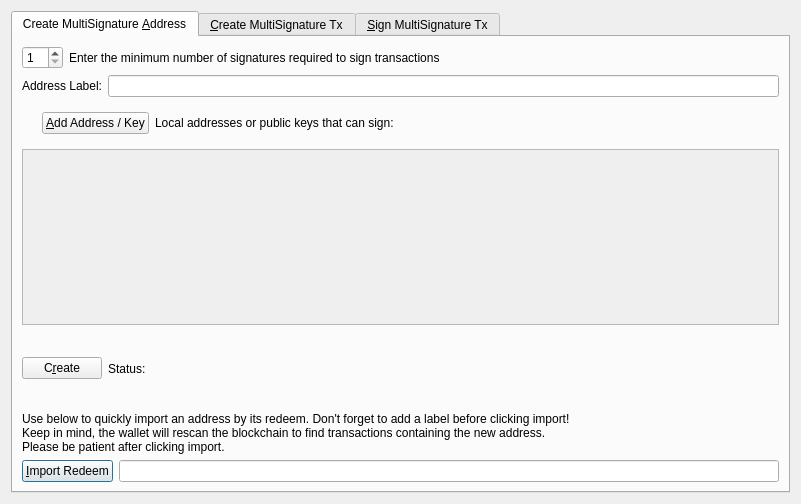
<?xml version="1.0" encoding="UTF-8"?>
<ui version="4.0">
 <class>MultisigDialog</class>
 <widget class="QDialog" name="MultisigDialog">
  <property name="geometry">
   <rect>
    <x>0</x>
    <y>0</y>
    <width>801</width>
    <height>504</height>
   </rect>
  </property>
  <property name="sizePolicy">
   <sizepolicy hsizetype="Fixed" vsizetype="Fixed">
    <horstretch>0</horstretch>
    <verstretch>0</verstretch>
   </sizepolicy>
  </property>
  <property name="windowTitle">
   <string>Multisignature Address Interactions</string>
  </property>
  <layout class="QVBoxLayout" name="verticalLayout_8">
   <item>
    <widget class="QTabWidget" name="multisigTabWidget">
     <property name="styleSheet">
      <string notr="true">QScrollArea{border: 1px solid #5b4c7c;}
QFrame{background-color:#f2f0f0;}
QLabel{background-color:#ffffff;}
QFrame &gt; QLabel{background-color:#f2f0f0;}</string>
     </property>
     <property name="tabShape">
      <enum>QTabWidget::Rounded</enum>
     </property>
     <property name="currentIndex">
      <number>0</number>
     </property>
     <property name="elideMode">
      <enum>Qt::ElideNone</enum>
     </property>
     <property name="documentMode">
      <bool>false</bool>
     </property>
     <property name="tabsClosable">
      <bool>false</bool>
     </property>
     <property name="tabBarAutoHide">
      <bool>false</bool>
     </property>
     <widget class="QWidget" name="addMultisigTab">
      <property name="sizePolicy">
       <sizepolicy hsizetype="Minimum" vsizetype="Minimum">
        <horstretch>0</horstretch>
        <verstretch>0</verstretch>
       </sizepolicy>
      </property>
      <attribute name="title">
       <string>Create MultiSignature &amp;Address</string>
      </attribute>
      <layout class="QVBoxLayout" name="verticalLayout">
       <item>
        <layout class="QHBoxLayout" name="enterMLayout">
         <item>
          <widget class="QSpinBox" name="enterMSpinbox">
           <property name="sizePolicy">
            <sizepolicy hsizetype="Fixed" vsizetype="Fixed">
             <horstretch>0</horstretch>
             <verstretch>0</verstretch>
            </sizepolicy>
           </property>
           <property name="toolTip">
            <string>How many people must sign to verify a transaction</string>
           </property>
           <property name="minimum">
            <number>1</number>
           </property>
           <property name="maximum">
            <number>16</number>
           </property>
           <property name="value">
            <number>1</number>
           </property>
          </widget>
         </item>
         <item>
          <widget class="QLabel" name="enterMLabel">
           <property name="styleSheet">
            <string notr="true">background:transparent;</string>
           </property>
           <property name="text">
            <string>Enter the minimum number of signatures required to sign transactions</string>
           </property>
          </widget>
         </item>
        </layout>
       </item>
       <item>
        <layout class="QHBoxLayout" name="addressLabelLayout">
         <item>
          <widget class="QLabel" name="addressLableLabel">
           <property name="styleSheet">
            <string notr="true">background:transparent;
</string>
           </property>
           <property name="text">
            <string>Address Label:</string>
           </property>
          </widget>
         </item>
         <item>
          <widget class="QLineEdit" name="multisigAddressLabel"/>
         </item>
        </layout>
       </item>
       <item>
        <layout class="QHBoxLayout" name="addAddressLayout">
         <item>
          <spacer name="verticalSpacer">
           <property name="orientation">
            <enum>Qt::Vertical</enum>
           </property>
           <property name="sizeType">
            <enum>QSizePolicy::Minimum</enum>
           </property>
           <property name="sizeHint" stdset="0">
            <size>
             <width>20</width>
             <height>40</height>
            </size>
           </property>
          </spacer>
         </item>
         <item>
          <widget class="QPushButton" name="addAddressButton">
           <property name="toolTip">
            <string>Add another address that could sign to verify a transaction from the multisig address.</string>
           </property>
           <property name="styleSheet">
            <string notr="true"> 
</string>
           </property>
           <property name="text">
            <string>&amp;Add Address / Key</string>
           </property>
           <property name="icon">
            <iconset resource="../goldegg.qrc">
             <normaloff>:/icons/add</normaloff>:/icons/add</iconset>
           </property>
           <property name="autoDefault">
            <bool>false</bool>
           </property>
          </widget>
         </item>
         <item>
          <widget class="QLabel" name="addAddressLabel">
           <property name="sizePolicy">
            <sizepolicy hsizetype="Preferred" vsizetype="Fixed">
             <horstretch>0</horstretch>
             <verstretch>0</verstretch>
            </sizepolicy>
           </property>
           <property name="styleSheet">
            <string notr="true">background:transparent;</string>
           </property>
           <property name="text">
            <string>Local addresses or public keys that can sign:</string>
           </property>
          </widget>
         </item>
         <item>
          <spacer name="addAddressSpacer_2">
           <property name="orientation">
            <enum>Qt::Horizontal</enum>
           </property>
           <property name="sizeHint" stdset="0">
            <size>
             <width>40</width>
             <height>10</height>
            </size>
           </property>
          </spacer>
         </item>
        </layout>
       </item>
       <item>
        <widget class="QScrollArea" name="addAddressScrollArea">
         <property name="sizePolicy">
          <sizepolicy hsizetype="Preferred" vsizetype="Expanding">
           <horstretch>0</horstretch>
           <verstretch>0</verstretch>
          </sizepolicy>
         </property>
         <property name="widgetResizable">
          <bool>true</bool>
         </property>
         <widget class="QWidget" name="addAddressWidget">
          <property name="geometry">
           <rect>
            <x>0</x>
            <y>0</y>
            <width>759</width>
            <height>155</height>
           </rect>
          </property>
          <layout class="QVBoxLayout" name="verticalLayout_5">
           <item>
            <layout class="QVBoxLayout" name="addressList"/>
           </item>
          </layout>
         </widget>
        </widget>
       </item>
       <item>
        <layout class="QHBoxLayout" name="addMultisigLayout">
         <item>
          <widget class="QPushButton" name="addMultisigButton">
           <property name="sizePolicy">
            <sizepolicy hsizetype="Preferred" vsizetype="Fixed">
             <horstretch>0</horstretch>
             <verstretch>0</verstretch>
            </sizepolicy>
           </property>
           <property name="toolTip">
            <string>Create a new multisig address</string>
           </property>
           <property name="toolTipDuration">
            <number>-3</number>
           </property>
           <property name="styleSheet">
            <string notr="true"> 
</string>
           </property>
           <property name="text">
            <string>C&amp;reate</string>
           </property>
           <property name="icon">
            <iconset resource="../goldegg.qrc">
             <normaloff>:/icons/filesave</normaloff>:/icons/filesave</iconset>
           </property>
           <property name="autoDefault">
            <bool>false</bool>
           </property>
          </widget>
         </item>
         <item>
          <widget class="QLabel" name="label">
           <property name="styleSheet">
            <string notr="true">background:transparent;</string>
           </property>
           <property name="text">
            <string>Status:</string>
           </property>
          </widget>
         </item>
         <item>
          <widget class="QTextEdit" name="addMultisigStatus">
           <property name="sizePolicy">
            <sizepolicy hsizetype="Expanding" vsizetype="Fixed">
             <horstretch>0</horstretch>
             <verstretch>0</verstretch>
            </sizepolicy>
           </property>
           <property name="maximumSize">
            <size>
             <width>16777215</width>
             <height>75</height>
            </size>
           </property>
           <property name="styleSheet">
            <string notr="true">	background-color: transparent;</string>
           </property>
           <property name="readOnly">
            <bool>true</bool>
           </property>
           <property name="textInteractionFlags">
            <set>Qt::TextSelectableByKeyboard|Qt::TextSelectableByMouse</set>
           </property>
          </widget>
         </item>
        </layout>
       </item>
       <item>
        <widget class="QLabel" name="label_2">
         <property name="sizePolicy">
          <sizepolicy hsizetype="Preferred" vsizetype="Preferred">
           <horstretch>0</horstretch>
           <verstretch>0</verstretch>
          </sizepolicy>
         </property>
         <property name="styleSheet">
          <string notr="true">background:transparent;</string>
         </property>
         <property name="text">
          <string>Use below to quickly import an address by its redeem. Don't forget to add a label before clicking import!
Keep in mind, the wallet will rescan the blockchain to find transactions containing the new address.
Please be patient after clicking import.</string>
         </property>
         <property name="scaledContents">
          <bool>false</bool>
         </property>
         <property name="wordWrap">
          <bool>true</bool>
         </property>
        </widget>
       </item>
       <item>
        <layout class="QHBoxLayout" name="importLayout">
         <item>
          <widget class="QPushButton" name="importAddressButton">
           <property name="sizePolicy">
            <sizepolicy hsizetype="Fixed" vsizetype="Fixed">
             <horstretch>0</horstretch>
             <verstretch>0</verstretch>
            </sizepolicy>
           </property>
           <property name="styleSheet">
            <string notr="true"> 
</string>
           </property>
           <property name="text">
            <string>&amp;Import Redeem</string>
           </property>
           <property name="icon">
            <iconset resource="../goldegg.qrc">
             <normaloff>:/icons/receiving_addresses</normaloff>:/icons/receiving_addresses</iconset>
           </property>
          </widget>
         </item>
         <item>
          <widget class="QLineEdit" name="importRedeem">
           <property name="sizePolicy">
            <sizepolicy hsizetype="Preferred" vsizetype="Fixed">
             <horstretch>0</horstretch>
             <verstretch>0</verstretch>
            </sizepolicy>
           </property>
          </widget>
         </item>
        </layout>
       </item>
      </layout>
     </widget>
     <widget class="QWidget" name="createTransactionTab">
      <attribute name="title">
       <string>&amp;Create MultiSignature Tx</string>
      </attribute>
      <layout class="QVBoxLayout" name="verticalLayout_3">
       <item>
        <layout class="QHBoxLayout" name="horizontalLayout_2">
         <item>
          <layout class="QVBoxLayout" name="createTxLayout">
           <item>
            <layout class="QHBoxLayout" name="addTxInputLayout">
             <item>
              <widget class="QLabel" name="addTxInputLabel">
               <property name="sizePolicy">
                <sizepolicy hsizetype="Fixed" vsizetype="Preferred">
                 <horstretch>0</horstretch>
                 <verstretch>0</verstretch>
                </sizepolicy>
               </property>
               <property name="styleSheet">
                <string notr="true">background:transparent;
</string>
               </property>
               <property name="text">
                <string>Inputs:</string>
               </property>
              </widget>
             </item>
             <item>
              <widget class="QPushButton" name="pushButtonCoinControl">
               <property name="sizePolicy">
                <sizepolicy hsizetype="Preferred" vsizetype="Fixed">
                 <horstretch>0</horstretch>
                 <verstretch>0</verstretch>
                </sizepolicy>
               </property>
               <property name="styleSheet">
                <string notr="true"> 
</string>
               </property>
               <property name="text">
                <string>Coin Control</string>
               </property>
              </widget>
             </item>
             <item>
              <layout class="QFormLayout" name="formLayout_2">
               <property name="rightMargin">
                <number>10</number>
               </property>
               <item row="0" column="0">
                <widget class="QLabel" name="labelQuantity">
                 <property name="styleSheet">
                  <string notr="true">background:transparent;
</string>
                 </property>
                 <property name="text">
                  <string>Quantity Selected:</string>
                 </property>
                </widget>
               </item>
               <item row="0" column="1">
                <widget class="QLabel" name="labelQuantity_int">
                 <property name="styleSheet">
                  <string notr="true">background:transparent;
</string>
                 </property>
                 <property name="text">
                  <string>0</string>
                 </property>
                </widget>
               </item>
               <item row="1" column="0">
                <widget class="QLabel" name="labelAmount">
                 <property name="styleSheet">
                  <string notr="true">background:transparent;
</string>
                 </property>
                 <property name="text">
                  <string>Amount:</string>
                 </property>
                </widget>
               </item>
               <item row="1" column="1">
                <widget class="QLabel" name="labelAmount_int">
                 <property name="styleSheet">
                  <string notr="true">background:transparent;
</string>
                 </property>
                 <property name="text">
                  <string>0</string>
                 </property>
                </widget>
               </item>
              </layout>
             </item>
             <item>
              <widget class="QPushButton" name="addInputButton">
               <property name="sizePolicy">
                <sizepolicy hsizetype="Preferred" vsizetype="Fixed">
                 <horstretch>0</horstretch>
                 <verstretch>0</verstretch>
                </sizepolicy>
               </property>
               <property name="toolTip">
                <string>Add an input to fund the outputs</string>
               </property>
               <property name="styleSheet">
                <string notr="true"> 
</string>
               </property>
               <property name="text">
                <string>Add a Raw Input</string>
               </property>
               <property name="icon">
                <iconset resource="../goldegg.qrc">
                 <normaloff>:/css/default</normaloff>:/css/default</iconset>
               </property>
              </widget>
             </item>
            </layout>
           </item>
           <item>
            <widget class="QScrollArea" name="txInputsScrollArea">
             <property name="sizePolicy">
              <sizepolicy hsizetype="Preferred" vsizetype="Expanding">
               <horstretch>0</horstretch>
               <verstretch>0</verstretch>
              </sizepolicy>
             </property>
             <property name="widgetResizable">
              <bool>true</bool>
             </property>
             <widget class="QWidget" name="txInputsWidget">
              <property name="geometry">
               <rect>
                <x>0</x>
                <y>0</y>
                <width>747</width>
                <height>70</height>
               </rect>
              </property>
              <layout class="QVBoxLayout" name="verticalLayout_7">
               <item>
                <layout class="QVBoxLayout" name="inputsList"/>
               </item>
               <item>
                <spacer name="txInputsSpacer">
                 <property name="orientation">
                  <enum>Qt::Vertical</enum>
                 </property>
                 <property name="sizeHint" stdset="0">
                  <size>
                   <width>20</width>
                   <height>40</height>
                  </size>
                 </property>
                </spacer>
               </item>
              </layout>
             </widget>
            </widget>
           </item>
           <item>
            <layout class="QHBoxLayout" name="addDestinationLayout">
             <item>
              <widget class="QLabel" name="addDestinationLabel">
               <property name="styleSheet">
                <string notr="true">background:transparent;
</string>
               </property>
               <property name="text">
                <string>Address / Amount:</string>
               </property>
              </widget>
             </item>
             <item>
              <widget class="QPushButton" name="addDestinationButton">
               <property name="sizePolicy">
                <sizepolicy hsizetype="Fixed" vsizetype="Fixed">
                 <horstretch>0</horstretch>
                 <verstretch>0</verstretch>
                </sizepolicy>
               </property>
               <property name="toolTip">
                <string>Add destinations to send GEC to</string>
               </property>
               <property name="styleSheet">
                <string notr="true"> 
</string>
               </property>
               <property name="text">
                <string>Add &amp;Destination</string>
               </property>
               <property name="icon">
                <iconset resource="../goldegg.qrc">
                 <normaloff>:/icons/add</normaloff>:/icons/add</iconset>
               </property>
              </widget>
             </item>
             <item>
              <spacer name="addDestinationHorizontalSpacer">
               <property name="orientation">
                <enum>Qt::Horizontal</enum>
               </property>
               <property name="sizeHint" stdset="0">
                <size>
                 <width>40</width>
                 <height>20</height>
                </size>
               </property>
              </spacer>
             </item>
            </layout>
           </item>
           <item>
            <widget class="QScrollArea" name="destionationsScrollArea">
             <property name="sizePolicy">
              <sizepolicy hsizetype="Expanding" vsizetype="Expanding">
               <horstretch>0</horstretch>
               <verstretch>0</verstretch>
              </sizepolicy>
             </property>
             <property name="widgetResizable">
              <bool>true</bool>
             </property>
             <widget class="QWidget" name="destinationsScrollAreaContents">
              <property name="geometry">
               <rect>
                <x>0</x>
                <y>0</y>
                <width>747</width>
                <height>69</height>
               </rect>
              </property>
              <layout class="QVBoxLayout" name="verticalLayout_11">
               <item>
                <layout class="QVBoxLayout" name="destinationsList"/>
               </item>
               <item>
                <spacer name="destinationsSpacer">
                 <property name="orientation">
                  <enum>Qt::Vertical</enum>
                 </property>
                 <property name="sizeHint" stdset="0">
                  <size>
                   <width>20</width>
                   <height>20</height>
                  </size>
                 </property>
                </spacer>
               </item>
              </layout>
             </widget>
            </widget>
           </item>
           <item>
            <layout class="QHBoxLayout" name="horizontalLayout_4">
             <item>
              <widget class="QPushButton" name="createButton">
               <property name="sizePolicy">
                <sizepolicy hsizetype="Fixed" vsizetype="Fixed">
                 <horstretch>0</horstretch>
                 <verstretch>0</verstretch>
                </sizepolicy>
               </property>
               <property name="minimumSize">
                <size>
                 <width>150</width>
                 <height>0</height>
                </size>
               </property>
               <property name="toolTip">
                <string>Create a transaction object using the given inputs to the given outputs</string>
               </property>
               <property name="styleSheet">
                <string notr="true"> 
</string>
               </property>
               <property name="text">
                <string>Cr&amp;eate</string>
               </property>
               <property name="icon">
                <iconset resource="../goldegg.qrc">
                 <normaloff>:/icons/export</normaloff>:/icons/export</iconset>
               </property>
               <property name="autoDefault">
                <bool>false</bool>
               </property>
               <property name="default">
                <bool>true</bool>
               </property>
              </widget>
             </item>
             <item>
              <widget class="QLabel" name="createButtonLabel">
               <property name="sizePolicy">
                <sizepolicy hsizetype="Fixed" vsizetype="Preferred">
                 <horstretch>0</horstretch>
                 <verstretch>0</verstretch>
                </sizepolicy>
               </property>
               <property name="styleSheet">
                <string notr="true">background:transparent;
</string>
               </property>
               <property name="text">
                <string>Status:</string>
               </property>
               <property name="alignment">
                <set>Qt::AlignRight|Qt::AlignTrailing|Qt::AlignVCenter</set>
               </property>
              </widget>
             </item>
             <item>
              <widget class="QTextEdit" name="createButtonStatus">
               <property name="sizePolicy">
                <sizepolicy hsizetype="Expanding" vsizetype="Minimum">
                 <horstretch>0</horstretch>
                 <verstretch>0</verstretch>
                </sizepolicy>
               </property>
               <property name="maximumSize">
                <size>
                 <width>16777215</width>
                 <height>16777215</height>
                </size>
               </property>
               <property name="styleSheet">
                <string notr="true">background:rgba(129, 129, 129,0.5);</string>
               </property>
               <property name="readOnly">
                <bool>true</bool>
               </property>
               <property name="html">
                <string>&lt;!DOCTYPE HTML PUBLIC &quot;-//W3C//DTD HTML 4.0//EN&quot; &quot;http://www.w3.org/TR/REC-html40/strict.dtd&quot;&gt;
&lt;html&gt;&lt;head&gt;&lt;meta name=&quot;qrichtext&quot; content=&quot;1&quot; /&gt;&lt;style type=&quot;text/css&quot;&gt;
p, li { white-space: pre-wrap; }
&lt;/style&gt;&lt;/head&gt;&lt;body style=&quot; font-family:'Sans Serif'; font-size:9pt; font-weight:400; font-style:normal;&quot;&gt;
&lt;p style=&quot;-qt-paragraph-type:empty; margin-top:0px; margin-bottom:0px; margin-left:0px; margin-right:0px; -qt-block-indent:0; text-indent:0px; font-family:'Noto Sans';&quot;&gt;&lt;br /&gt;&lt;/p&gt;&lt;/body&gt;&lt;/html&gt;</string>
               </property>
              </widget>
             </item>
            </layout>
           </item>
          </layout>
         </item>
         <item>
          <layout class="QHBoxLayout" name="horizontalLayout_3"/>
         </item>
        </layout>
       </item>
      </layout>
     </widget>
     <widget class="QWidget" name="signMultisigTransaction">
      <property name="styleSheet">
       <string notr="true">txScrollArea:{
	border: 1px solid #5b4c7c;
}
keyScrollArea:{
	border: 1px solid #5b4c7c;
}
txScrollArea:{
	border: 1px solid #5b4c7c;
}</string>
      </property>
      <attribute name="title">
       <string>&amp;Sign MultiSignature Tx</string>
      </attribute>
      <layout class="QVBoxLayout" name="verticalLayout_4">
       <item>
        <layout class="QHBoxLayout" name="transactionHexLayout">
         <item>
          <widget class="QLabel" name="transactionHexLabel">
           <property name="styleSheet">
            <string notr="true">background:transparent;
</string>
           </property>
           <property name="text">
            <string>Transaction Hex:</string>
           </property>
          </widget>
         </item>
         <item>
          <widget class="QLineEdit" name="transactionHex">
           <property name="toolTip">
            <string/>
           </property>
          </widget>
         </item>
        </layout>
       </item>
       <item>
        <layout class="QHBoxLayout" name="horizontalLayout">
         <item>
          <layout class="QVBoxLayout" name="verticalLayout_2">
           <item>
            <layout class="QHBoxLayout" name="horizontalLayout_7">
             <item>
              <widget class="QPushButton" name="signButton">
               <property name="sizePolicy">
                <sizepolicy hsizetype="Preferred" vsizetype="Fixed">
                 <horstretch>0</horstretch>
                 <verstretch>0</verstretch>
                </sizepolicy>
               </property>
               <property name="minimumSize">
                <size>
                 <width>150</width>
                 <height>0</height>
                </size>
               </property>
               <property name="toolTip">
                <string>Sign the transaction from this wallet or from provided private keys</string>
               </property>
               <property name="styleSheet">
                <string notr="true"> 
</string>
               </property>
               <property name="text">
                <string>S&amp;ign</string>
               </property>
               <property name="icon">
                <iconset resource="../goldegg.qrc">
                 <normaloff>:/icons/edit</normaloff>:/icons/edit</iconset>
               </property>
               <property name="autoDefault">
                <bool>false</bool>
               </property>
               <property name="default">
                <bool>true</bool>
               </property>
              </widget>
             </item>
             <item>
              <widget class="QPushButton" name="commitButton">
               <property name="enabled">
                <bool>false</bool>
               </property>
               <property name="sizePolicy">
                <sizepolicy hsizetype="Preferred" vsizetype="Fixed">
                 <horstretch>0</horstretch>
                 <verstretch>0</verstretch>
                </sizepolicy>
               </property>
               <property name="toolTip">
                <string>&lt;html&gt;&lt;head/&gt;&lt;body&gt;&lt;p&gt;DISABLED until transaction has been signed enough times.&lt;/p&gt;&lt;/body&gt;&lt;/html&gt;</string>
               </property>
               <property name="autoFillBackground">
                <bool>false</bool>
               </property>
               <property name="styleSheet">
                <string notr="true"> 
</string>
               </property>
               <property name="text">
                <string>Co&amp;mmit</string>
               </property>
               <property name="icon">
                <iconset resource="../goldegg.qrc">
                 <normaloff>:/icons/send</normaloff>:/icons/send</iconset>
               </property>
               <property name="autoDefault">
                <bool>true</bool>
               </property>
              </widget>
             </item>
             <item>
              <layout class="QHBoxLayout" name="addPrivKeyLayout">
               <item>
                <widget class="QPushButton" name="addPrivKeyButton">
                 <property name="sizePolicy">
                  <sizepolicy hsizetype="Fixed" vsizetype="Fixed">
                   <horstretch>0</horstretch>
                   <verstretch>0</verstretch>
                  </sizepolicy>
                 </property>
                 <property name="toolTip">
                  <string>Add private keys to sign the transaction with</string>
                 </property>
                 <property name="styleSheet">
                  <string notr="true"> 
</string>
                 </property>
                 <property name="text">
                  <string>Add Private &amp;Key</string>
                 </property>
                 <property name="icon">
                  <iconset resource="../goldegg.qrc">
                   <normaloff>:/icons/add</normaloff>:/icons/add</iconset>
                 </property>
                </widget>
               </item>
               <item>
                <widget class="QLabel" name="addPrivKeyLabel">
                 <property name="styleSheet">
                  <string notr="true">background:transparent;
</string>
                 </property>
                 <property name="text">
                  <string>Sign with only private keys (Not Recommened)</string>
                 </property>
                </widget>
               </item>
              </layout>
             </item>
            </layout>
           </item>
           <item>
            <layout class="QHBoxLayout" name="horizontalLayout_5">
             <item>
              <widget class="QLabel" name="signButtonStatusLabel">
               <property name="styleSheet">
                <string notr="true">background:transparent;
</string>
               </property>
               <property name="text">
                <string>Status:</string>
               </property>
              </widget>
             </item>
             <item>
              <widget class="QTextEdit" name="signButtonStatus">
               <property name="sizePolicy">
                <sizepolicy hsizetype="Expanding" vsizetype="Preferred">
                 <horstretch>0</horstretch>
                 <verstretch>0</verstretch>
                </sizepolicy>
               </property>
               <property name="maximumSize">
                <size>
                 <width>16777215</width>
                 <height>16777215</height>
                </size>
               </property>
               <property name="styleSheet">
                <string notr="true">	background-color: #212121;</string>
               </property>
               <property name="verticalScrollBarPolicy">
                <enum>Qt::ScrollBarAsNeeded</enum>
               </property>
               <property name="readOnly">
                <bool>true</bool>
               </property>
               <property name="textInteractionFlags">
                <set>Qt::TextSelectableByKeyboard|Qt::TextSelectableByMouse</set>
               </property>
              </widget>
             </item>
            </layout>
           </item>
           <item>
            <widget class="QScrollArea" name="keyScrollArea">
             <property name="sizePolicy">
              <sizepolicy hsizetype="Expanding" vsizetype="Expanding">
               <horstretch>0</horstretch>
               <verstretch>0</verstretch>
              </sizepolicy>
             </property>
             <property name="widgetResizable">
              <bool>true</bool>
             </property>
             <widget class="QWidget" name="keyScrollAreaContents">
              <property name="geometry">
               <rect>
                <x>0</x>
                <y>0</y>
                <width>755</width>
                <height>68</height>
               </rect>
              </property>
              <layout class="QVBoxLayout" name="verticalLayout_9">
               <item>
                <layout class="QVBoxLayout" name="keyList"/>
               </item>
               <item>
                <spacer name="keySpacer">
                 <property name="orientation">
                  <enum>Qt::Vertical</enum>
                 </property>
                 <property name="sizeHint" stdset="0">
                  <size>
                   <width>20</width>
                   <height>40</height>
                  </size>
                 </property>
                </spacer>
               </item>
              </layout>
             </widget>
            </widget>
           </item>
          </layout>
         </item>
        </layout>
       </item>
       <item>
        <spacer name="verticalSpacer_2">
         <property name="orientation">
          <enum>Qt::Vertical</enum>
         </property>
         <property name="sizeHint" stdset="0">
          <size>
           <width>20</width>
           <height>40</height>
          </size>
         </property>
        </spacer>
       </item>
      </layout>
     </widget>
    </widget>
   </item>
  </layout>
 </widget>
 <resources>
  <include location="../goldegg.qrc"/>
 </resources>
 <connections/>
</ui>
